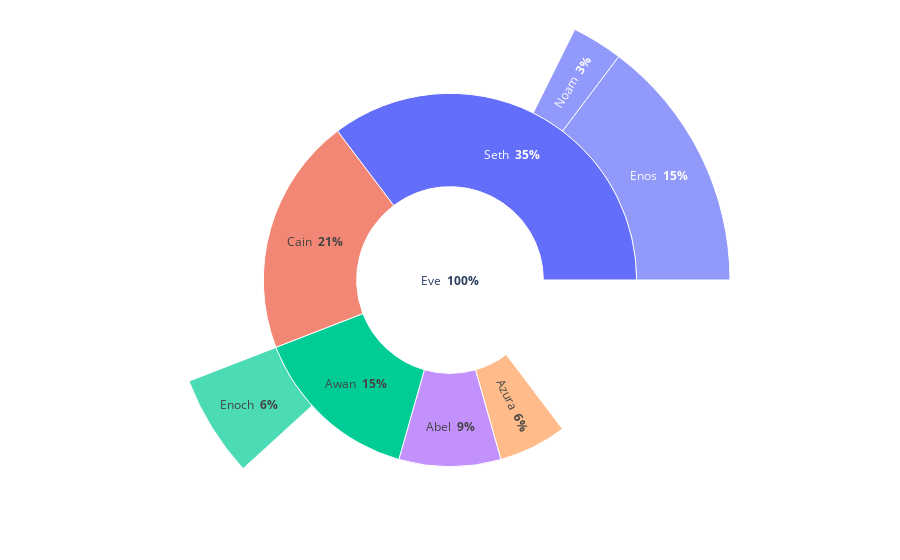

Notebook source saved alongside this figure:
### Markdown cell above
## Examining other implementations of the sunburst chart to direct data processing steps

### Code cell
import plotly.graph_objects as go

fig =go.Figure(go.Sunburst(
    labels=["Eve", "Cain", "Seth", "Enos", "Noam", "Abel", "Awan", "Enoch", "Azura"],
    parents=["", "Eve", "Eve", "Seth", "Seth", "Eve", "Eve", "Awan", "Eve" ],
    values=[10, 14, 12, 10, 2, 6, 6, 4, 4],
    texttemplate="%{label} <b>%{percentRoot: .0%}</b>",
    hovertemplate="<b>%{label}</b><br>%{percentParent: .0%} of %{parent}<extra></extra>",
))
# Update layout for tight margin
# See https://plotly.com/python/creating-and-updating-figures/
fig.update_layout(margin = dict(t=0, l=0, r=0, b=0))

fig.show()

### Figure 1 — Plotly figure (JSON) as saved in the notebook; plotly's stock layout.template omitted (floating-point values rounded to 4 significant figures)
{"data": [{"hovertemplate": "<b>%{label}</b><br>%{percentParent: .0%} of %{parent}<extra></extra>", "labels": ["Eve", "Cain", "Seth", "Enos", "Noam", "Abel", "Awan", "Enoch", "Azura"], "parents": ["", "Eve", "Eve", "Seth", "Seth", "Eve", "Eve", "Awan", "Eve"], "texttemplate": "%{label} <b>%{percentRoot: .0%}</b>", "type": "sunburst", "values": [10, 14, 12, 10, 2, 6, 6, 4, 4]}], "layout": {"margin": {"b": 0, "l": 0, "r": 0, "t": 0}}}
